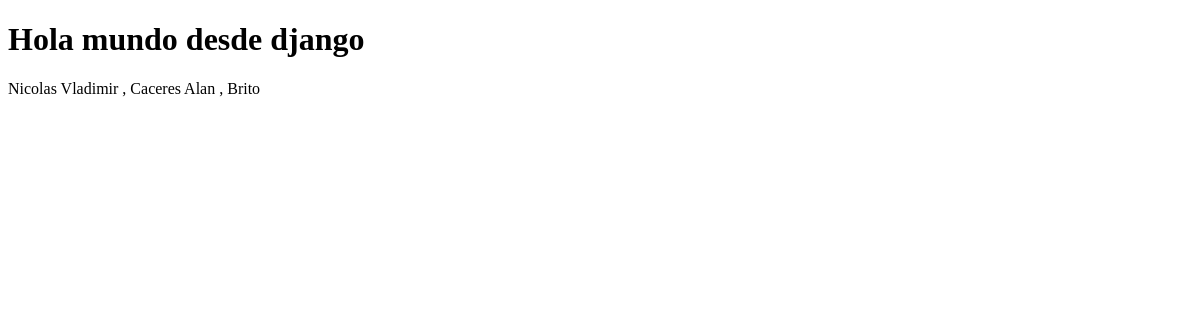
/alumnos/index, run on an earlier commit of the app's database.
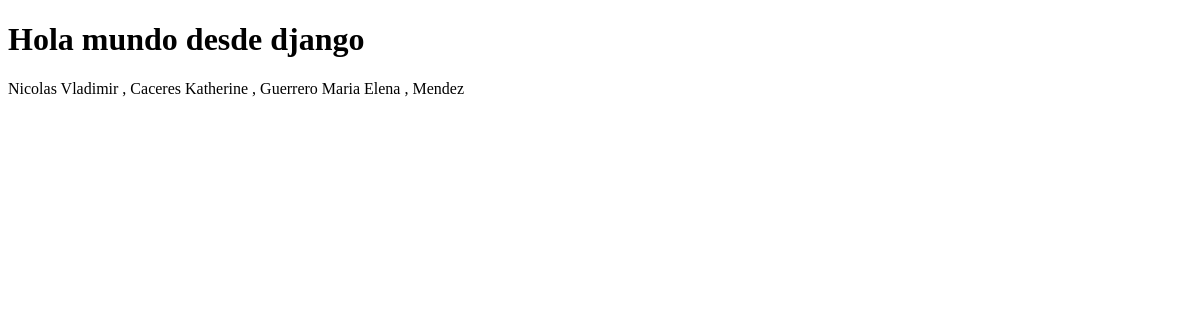
And on a later commit of the database.
### alumnos/models.py (models this page shows, shortened)
class Alumno(models.Model):
    rut = models.CharField(primary_key=True,max_length=10)
    nombre = models.CharField(max_length=50)
    apellido_paterno = models.CharField(max_length=50)
    apellido_materno = models.CharField(max_length=50)
    fecha_nacimiento = models.DateField(blank=False,null=False)
    id_genero = models.ForeignKey("Genero",on_delete=models.CASCADE,db_column="id_genero")
    telefono = models.CharField(max_length=45)
    email = models.EmailField(unique=True,max_length=100,blank=True,null=True)
    direccion = models.CharField(max_length=100,blank=True,null=True)
    activo = models.IntegerField()

### alumnos/views.py (the view)
# urls.py: path('index', views.index , name="index"),
def index(request):
    alumnos = Alumno.objects.all()
    context={"alumnos":alumnos}
    return render(request,"alumnos/index.html",context)

### alumnos/templates/alumnos/index.html (shortened to what this page needs)
{% load static %}
<!DOCTYPE html>
<html lang="en">
<head>
</head>
<body>
    <h1>Hola mundo desde django</h1>
    {% for alumno in alumnos %}
        {{alumno.nombre}} , {{alumno.apellido_paterno}}
    {% endfor %}
</body>
</html>

What changed in the data, as far as the page shows it:
removed Alumno: nombre "Alan", apellido_paterno "Brito"
added Alumno: nombre "Katherine", apellido_paterno "Guerrero"
added Alumno: nombre "Maria Elena", apellido_paterno "Mendez"
